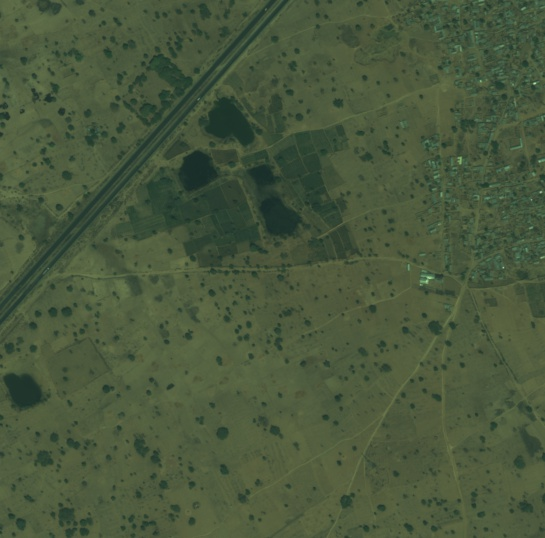
#> input picture dataset/jpg_img/6110_4_0.jpg, 545 x 538 px, found by its file name
$ python binary_segmentation.py
#> lines starting #> are read from the running program, lines starting #| are printed output that depends on the picture; after the words box and inside, x2 and y2 are one past the last pixel; in counts of white or black regions, pixels touching at a corner belong together; pictures that were not available may be replaced by others from this repository, and a replacement may not be noted
### viz/crop.py
# -*- coding: utf-8 -*-
"""
Created on Sat Mar 27 14:58:58 2021

@author: trist
"""

import tifffile as tiff
import matplotlib.pyplot as plt
import cv2
from PIL import Image
import numpy as np
from shapely.geometry import Polygon, MultiPolygon
from collections import defaultdict

import matplotlib.patches
from matplotlib.collections import PatchCollection


from tqdm import tqdm
import os
import pandas as pd
import ast

#import plot_poly
#from loader import Loader

# [81 lines left out: functions crop, fit_poly, not called in this run]


def mask_to_polygons(mask, epsilon=0.5, min_area=1.):
    # __author__ = Konstantin Lopuhin
    # https://www.kaggle.com/lopuhin/dstl-satellite-imagery-feature-detection/full-pipeline-demo-poly-pixels-ml-poly

    # first, find contours with cv2: it's much faster than shapely
    contours, hierarchy = cv2.findContours(
        ((mask == 1) * 255).astype(np.uint8),
        cv2.RETR_CCOMP, cv2.CHAIN_APPROX_TC89_L1)

    # create approximate contours to have reasonable submission size
    approx_contours = [cv2.approxPolyDP(cnt, epsilon, True)
                       for cnt in contours]

    if not approx_contours:
        return MultiPolygon()
    # now messy stuff to associate parent and child contours
    cnt_children = defaultdict(list)
    child_contours = set()
    assert hierarchy.shape[0] == 1
    # http://docs.opencv.org/3.1.0/d9/d8b/tutorial_py_contours_hierarchy.html
    for idx, (_, _, _, parent_idx) in enumerate(hierarchy[0]):
        if parent_idx != -1:
            child_contours.add(idx)
            cnt_children[parent_idx].append(approx_contours[idx])
    # create actual polygons filtering by area (removes artifacts)
    all_polygons = []
    for idx, cnt in enumerate(approx_contours):
        if idx not in child_contours and cv2.contourArea(cnt) >= min_area:
            assert cnt.shape[1] == 1
            poly = Polygon(
                shell=cnt[:, 0, :],
                holes=[c[:, 0, :] for c in cnt_children.get(idx, [])
                       if cv2.contourArea(c) >= min_area])
            all_polygons.append(poly)
    # approximating polygons might have created invalid ones, fix them
    all_polygons = MultiPolygon(all_polygons)
    if not all_polygons.is_valid:
        all_polygons = all_polygons.buffer(0)
        # need to re add in the check for type of all_polygons
        all_polygons = MultiPolygon(all_polygons)
    return all_polygons


def shapely_to_xy(all_polygons):

    polys = list(all_polygons)
    for i in range(len(polys)):
        polys[i] = polys[i].exterior.coords.xy
        polys[i] = [ [int(polys[i][0][j]),
                      int(polys[i][1][j]) ] for j in range(len( polys[i][0]))]
    return polys


# [77 lines that do not run on import are left out]


### binary_segmentation.py
from PIL import Image
import numpy as np

from apply_min_cut import apply_min_cut
from graph import create_graph_from_images
import matplotlib.pyplot as plt

from viz import crop
import os
import cv2

def binary_image_segmentation(image_path, gamma, fore, back):
    I = Image.open(image_path)  # read image
    I = np.array(I)

    plt.imshow(I)
    plt.show()

    graph = create_graph_from_images(I, gamma, fore, back, _polys='binary')

    m, n, _ = I.shape
    source_node = m*n
    sink_node = m*n+1

    partition = apply_min_cut(graph.graph, source_node, sink_node)
    reachable, non_reachable = partition

    output_img = np.zeros(I.shape)

    for i in range(m):
        for j in range(n):
            if i*n+j in non_reachable:
                output_img[i, j, 0], output_img[i, j, 1], output_img[i, j, 2] = I[i, j, 0], I[i, j, 1], I[i, j, 2]
            else:
                output_img[i, j, 0], output_img[i, j, 1], output_img[i, j, 2] = 255, 255, 255

    return output_img


def get_rectangle(upper, left, down, right):
    rectangle = []
    for i in range(upper, down):
        for j in range(left, right):
            rectangle.append([i, j])

    return rectangle


if __name__ == '__main__':
    gamma = 0.01
    # fore = get_rectangle(50, 250, 100, 350)
    # back = get_rectangle(130, 0, 230, 100)

    img_path = os.path.join(r'C:\Users\trist\Documents\CS\3A\GRM\GRM_GraphCut\GRM_GraphCut\dataset\jpg_img',
                            '6110_4_0.jpg')

    img_id = os.path.split(img_path)[-1].split('.')[0]
    img = cv2.imread(img_path, cv2.IMREAD_GRAYSCALE)
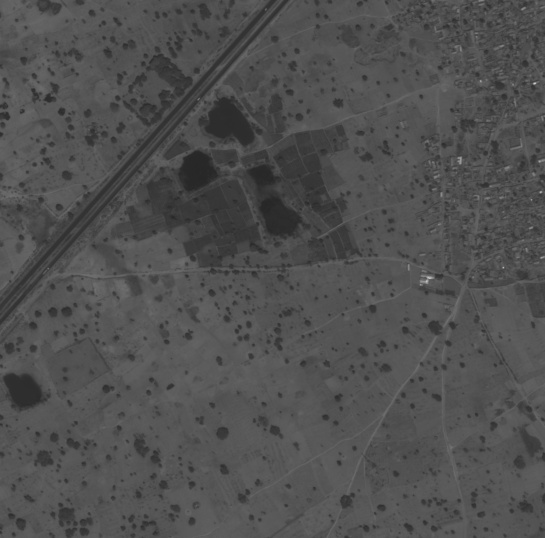
#> img: shape (538, 545); min 37, max 205, mean 80
    img_rgb = cv2.imread(img_path)
#> img_rgb is the input picture: shape (538, 545, 3); mean B, G, R 60.5, 87.4, 72.7
    img_dir = r'./dataset/jpg_img'

    alpha = 3

    lbl_path_a = os.path.join(img_dir, 'polys', img_id + '_' + str(alpha) + '.jpg')
    lbl_img_a = cv2.imread(lbl_path_a, cv2.IMREAD_GRAYSCALE)
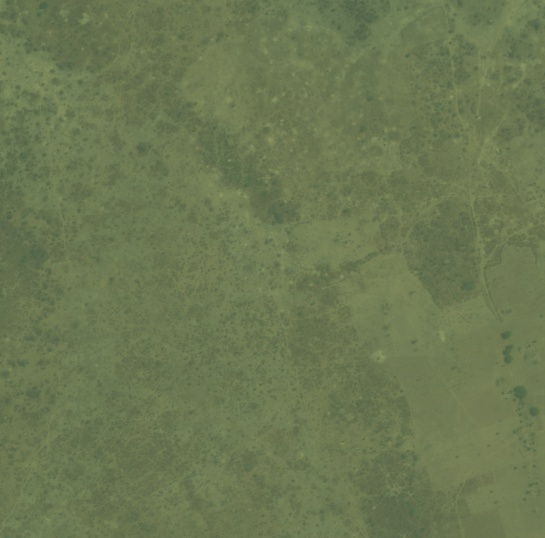
#> input picture dataset/jpg_img/6010_1_2.jpg, 545 x 538 px, given in place of 6110_4_0_3.jpg, which was not available
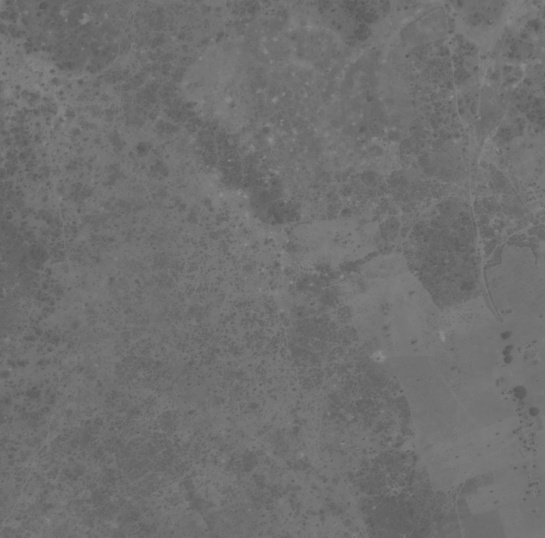
#> lbl_img_a: shape (538, 545); min 87, max 141, mean 112
    mask_a = np.abs(img - lbl_img_a)
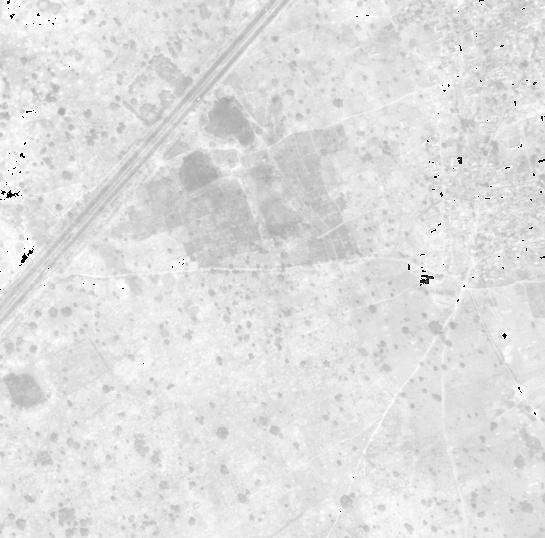
#> mask_a: shape (538, 545); min 0, max 255, mean 223.5

    mask_a[np.where(mask_a>0)]=1
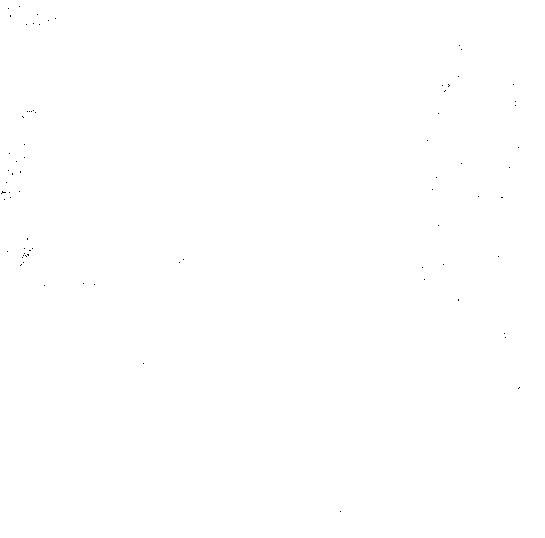
#> mask_a: shape (538, 545); values 0 (black) and 1 (white), 100% white; black in thin lines or dots, all inside (x1, y1, x2, y2) = (1, 6, 520, 512)
    all_poly = crop.mask_to_polygons(mask_a)
#> in mask_to_polygons, `contours, hierarchy = cv2.findContours( ((mask == 1) * 255).astype(np...`: contours = 83 contours, 82 with area under 20; largest, box (x1, y1, x2, y2) and area: (0, 0, 545, 538) 292128
#> in mask_to_polygons, `approx_contours = [cv2.approxPolyDP(cnt, epsilon, True) for cnt in con..`: approx_contours has the same summary as contours
#> the loop in mask_to_polygons, `for idx, (_, _, _, parent_idx) in enumerate(hierarchy[0]):` made 83 passes
#> parent_idx on passes 1 to 12: -1, 0, 0, 0, 0, 0, 0, 0, 0, 0, 0, 0
#> after the loop in mask_to_polygons, `for idx, (_, _, _, parent_idx) in enumerate(hierarchy[0]):`: child_contours = 82 items
#> the loop in mask_to_polygons, `for idx, cnt in enumerate(approx_contours):` made 83 passes
#> cnt on passes 1 to 12: [[0, 0], [0, 537], [544, 537], [544, 0]], [[340, 512]], [[518, 389]], [[519, 388]], [[143, 364]], [[505, 338]], [[504, 334]], [[458, 298], [458, 301]], [[44, 286]], [[94, 285]], [[83, 284]], [[424, 280]]
#> after the loop in mask_to_polygons, `for idx, cnt in enumerate(approx_contours):`: all_polygons = 1 item
#> (the run stopped early here; a loop or call above may not have finished)
